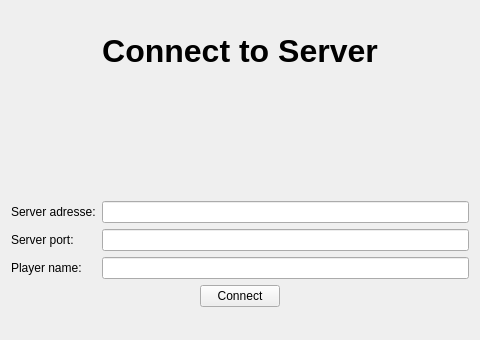
<?xml version="1.0" encoding="UTF-8"?>
<ui version="4.0">
 <class>ConnectionView</class>
 <widget class="QWidget" name="ConnectionView">
  <property name="geometry">
   <rect>
    <x>0</x>
    <y>0</y>
    <width>480</width>
    <height>340</height>
   </rect>
  </property>
  <property name="minimumSize">
   <size>
    <width>480</width>
    <height>300</height>
   </size>
  </property>
  <property name="windowTitle">
   <string>Connection</string>
  </property>
  <layout class="QVBoxLayout" name="verticalLayout" stretch="1,0,0,0,0,1">
   <item>
    <spacer name="verticalSpacer">
     <property name="orientation">
      <enum>Qt::Vertical</enum>
     </property>
     <property name="sizeHint" stdset="0">
      <size>
       <width>20</width>
       <height>40</height>
      </size>
     </property>
    </spacer>
   </item>
   <item>
    <widget class="QLabel" name="title">
     <property name="font">
      <font>
       <family>Arial</family>
       <pointsize>24</pointsize>
       <bold>true</bold>
      </font>
     </property>
     <property name="text">
      <string>Connect to Server</string>
     </property>
     <property name="alignment">
      <set>Qt::AlignCenter</set>
     </property>
    </widget>
   </item>
   <item alignment="Qt::AlignHCenter">
    <widget class="QLabel" name="logo">
     <property name="enabled">
      <bool>true</bool>
     </property>
     <property name="sizePolicy">
      <sizepolicy hsizetype="Fixed" vsizetype="Fixed">
       <horstretch>0</horstretch>
       <verstretch>0</verstretch>
      </sizepolicy>
     </property>
     <property name="minimumSize">
      <size>
       <width>120</width>
       <height>120</height>
      </size>
     </property>
     <property name="maximumSize">
      <size>
       <width>120</width>
       <height>120</height>
      </size>
     </property>
     <property name="baseSize">
      <size>
       <width>120</width>
       <height>120</height>
      </size>
     </property>
     <property name="text">
      <string/>
     </property>
     <property name="textFormat">
      <enum>Qt::AutoText</enum>
     </property>
     <property name="pixmap">
      <pixmap>assets/tichu_logo.png</pixmap>
     </property>
     <property name="scaledContents">
      <bool>true</bool>
     </property>
     <property name="alignment">
      <set>Qt::AlignCenter</set>
     </property>
     <property name="wordWrap">
      <bool>false</bool>
     </property>
    </widget>
   </item>
   <item>
    <layout class="QFormLayout" name="formLayout">
     <property name="labelAlignment">
      <set>Qt::AlignLeading|Qt::AlignLeft|Qt::AlignVCenter</set>
     </property>
     <item row="0" column="0">
      <widget class="QLabel" name="serverLabel">
       <property name="text">
        <string>Server adresse:</string>
       </property>
      </widget>
     </item>
     <item row="0" column="1">
      <widget class="QLineEdit" name="serverText">
       <property name="text">
        <string/>
       </property>
      </widget>
     </item>
     <item row="1" column="1">
      <widget class="QLineEdit" name="portText">
       <property name="text">
        <string/>
       </property>
      </widget>
     </item>
     <item row="1" column="0">
      <widget class="QLabel" name="portLabel">
       <property name="text">
        <string>Server port:</string>
       </property>
      </widget>
     </item>
     <item row="2" column="0">
      <widget class="QLabel" name="nameLabel">
       <property name="text">
        <string>Player name:</string>
       </property>
      </widget>
     </item>
     <item row="2" column="1">
      <widget class="QLineEdit" name="nameText">
       <property name="text">
        <string/>
       </property>
      </widget>
     </item>
    </layout>
   </item>
   <item>
    <layout class="QHBoxLayout" name="horizontalLayout_2">
     <item alignment="Qt::AlignHCenter">
      <widget class="QPushButton" name="connectButton">
       <property name="text">
        <string>Connect</string>
       </property>
      </widget>
     </item>
    </layout>
   </item>
   <item>
    <spacer name="verticalSpacer_2">
     <property name="orientation">
      <enum>Qt::Vertical</enum>
     </property>
     <property name="sizeHint" stdset="0">
      <size>
       <width>20</width>
       <height>40</height>
      </size>
     </property>
    </spacer>
   </item>
  </layout>
 </widget>
 <resources/>
 <connections/>
</ui>
